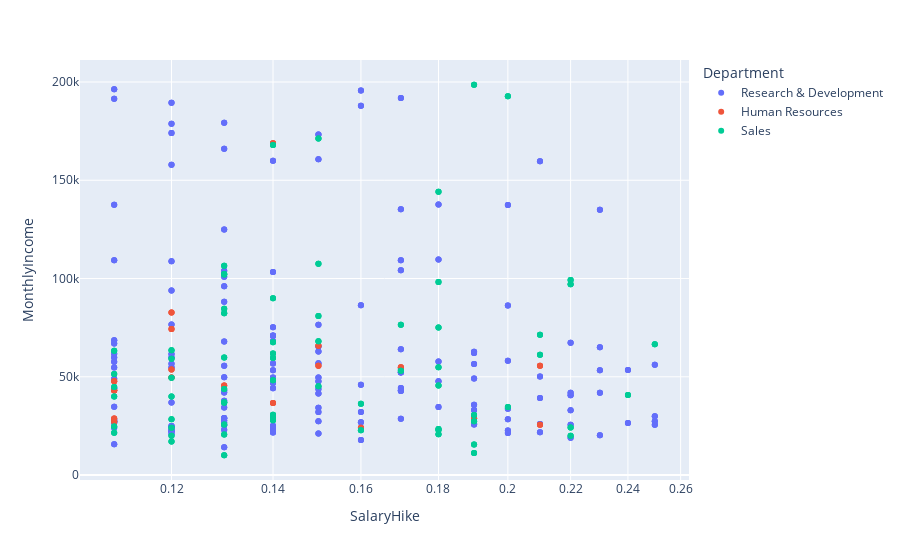

This figure's notebook cell:
### Code cell
#Queremos vez como afecta el Income Mensual en el aumento del salario, y la diferencia entre esta afeccion entre las personas retiradas y no retiradas

fig = px.scatter(df_retirados, x="SalaryHike", y="MonthlyIncome", color="Department",
                 hover_name="EmployeeID", log_x=True, size_max=60)
fig.show()

### Figure 1 — Plotly figure (JSON) as saved in the notebook; plotly's stock layout.template omitted (floating-point values rounded to 4 significant figures; data arrays with more than 128 entries replaced by an {"elided": "..."} marker saying what was removed)
{"data": [{"hovertemplate": "<b>%{hovertext}</b><br><br>Department=Research & Development<br>SalaryHike=%{x}<br>MonthlyIncome=%{y}<extra></extra>", "hovertext": {"elided": "453 int values"}, "legendgroup": "Research & Development", "marker": {"color": "#636efa", "symbol": "circle"}, "mode": "markers", "name": "Research & Development", "orientation": "v", "showlegend": true, "type": "scatter", "x": {"elided": "453 float values"}, "xaxis": "x", "y": {"elided": "453 int values"}, "yaxis": "y"}, {"hovertemplate": "<b>%{hovertext}</b><br><br>Department=Human Resources<br>SalaryHike=%{x}<br>MonthlyIncome=%{y}<extra></extra>", "hovertext": [106, 113, 311, 351, 454, 539, 600, 614, 656, 879, 944, 1000, 1040, 1097, 1108, 1246, 1247, 1313, 1324, 1576, 1583, 1781, 1821, 1924, 2009, 2070, 2084, 2126, 2349, 2414, 2470, 2510, 2567, 2578, 2716, 2717, 2783, 2794, 3046, 3053, 3251, 3291, 3394, 3479, 3540, 3554, 3596, 3819, 3884, 3940, 3980, 4037, 4048, 4186, 4187, 4253, 4264], "legendgroup": "Human Resources", "marker": {"color": "#EF553B", "symbol": "circle"}, "mode": "markers", "name": "Human Resources", "orientation": "v", "showlegend": true, "type": "scatter", "x": [0.21, 0.12, 0.12, 0.11, 0.11, 0.12, 0.13, 0.19, 0.11, 0.16, 0.12, 0.14, 0.15, 0.21, 0.11, 0.14, 0.11, 0.17, 0.15, 0.21, 0.12, 0.12, 0.11, 0.11, 0.12, 0.13, 0.19, 0.11, 0.16, 0.12, 0.14, 0.15, 0.21, 0.11, 0.14, 0.11, 0.17, 0.15, 0.21, 0.12, 0.12, 0.11, 0.11, 0.12, 0.13, 0.19, 0.11, 0.16, 0.12, 0.14, 0.15, 0.21, 0.11, 0.14, 0.11, 0.17, 0.15], "xaxis": "x", "y": [55610, 53730, 74280, 43190, 27230, 82680, 45580, 28860, 43060, 24130, 49690, 168850, 65780, 25590, 28750, 36730, 47680, 54840, 55620, 55610, 53730, 74280, 43190, 27230, 82680, 45580, 28860, 43060, 24130, 49690, 168850, 65780, 25590, 28750, 36730, 47680, 54840, 55620, 55610, 53730, 74280, 43190, 27230, 82680, 45580, 28860, 43060, 24130, 49690, 168850, 65780, 25590, 28750, 36730, 47680, 54840, 55620], "yaxis": "y"}, {"hovertemplate": "<b>%{hovertext}</b><br><br>Department=Sales<br>SalaryHike=%{x}<br>MonthlyIncome=%{y}<extra></extra>", "hovertext": {"elided": "201 int values"}, "legendgroup": "Sales", "marker": {"color": "#00cc96", "symbol": "circle"}, "mode": "markers", "name": "Sales", "orientation": "v", "showlegend": true, "type": "scatter", "x": {"elided": "201 float values"}, "xaxis": "x", "y": {"elided": "201 int values"}, "yaxis": "y"}], "layout": {"legend": {"title": {"text": "Department"}, "tracegroupgap": 0}, "margin": {"t": 60}, "xaxis": {"anchor": "y", "domain": [0, 1], "title": {"text": "SalaryHike"}, "type": "log"}, "yaxis": {"anchor": "x", "domain": [0, 1], "title": {"text": "MonthlyIncome"}}}}
